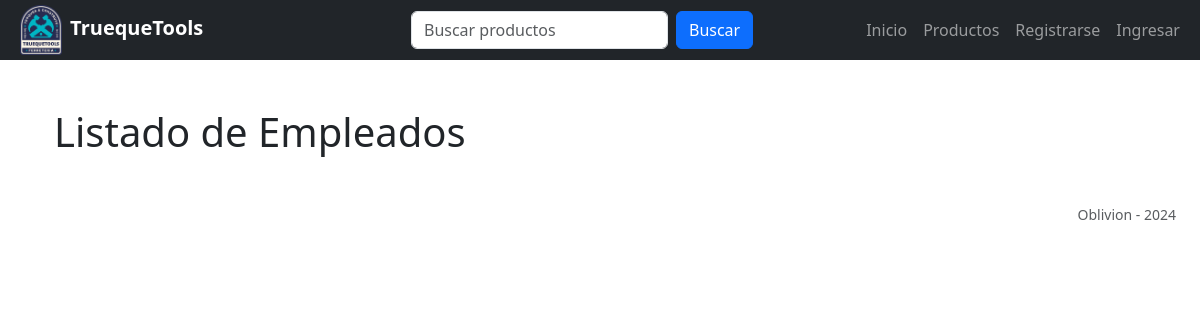
/empleados/, run on an earlier commit of the app's database.
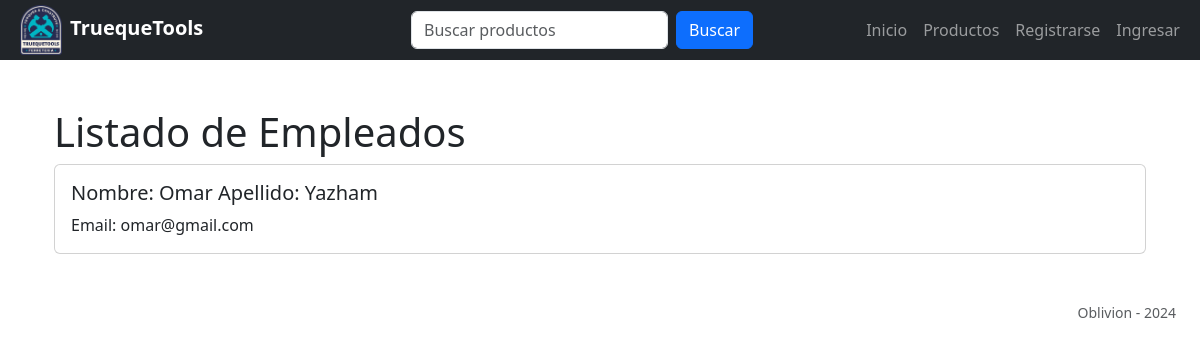
And on a later commit of the database.
### tt_app/models.py (models this page shows, shortened)
class Usuario(AbstractBaseUser):
    email = models.EmailField(verbose_name="email", max_length=60, unique=True)
    username = models.CharField(max_length=30, blank=True)
    first_name = models.CharField(max_length=50, blank=True)
    last_name = models.CharField(max_length=50, blank=True)
    date_joined = models.DateTimeField(verbose_name="date joined", auto_now_add=True)
    last_login = models.DateTimeField(verbose_name="last login", auto_now=True)
    is_admin = models.BooleanField(default=False)
    is_active = models.BooleanField(default=True)
    is_staff = models.BooleanField(default=False)
    is_superuser = models.BooleanField(default=False)
    dni = models.CharField(max_length=10, blank=True)
    phone = models.CharField(max_length=30, blank=True)
    birthdate = models.DateField(default="1990-01-01", blank=True)
    hide_email = models.BooleanField(default=True)
    sucursal = models.ForeignKey(
        Sucursal, on_delete=models.CASCADE, related_name="empleados", null=True
    )
    objects = MyCustomUserManager()
    USERNAME_FIELD = "email"

### tt_app/views/usuario_view.py (the view)
# urls.py: path("empleados/", usuario_view.listado_empleados, name="empleados"),
def listado_empleados(request):
    empleados = Usuario.objects.filter(is_staff=True, is_active=True, is_admin=False, is_superuser=False)
    return render(request, "usuario/empleados.html", {"empleados": empleados})

### tt_app/templates/usuario/empleados.html (shortened to what this page needs)
{% extends 'base.html' %}
{% block content %}
{% load static %}
<!DOCTYPE html>
<html lang="es">
<head>
    <link rel="stylesheet" href="{% static 'path/to/bootstrap.css' %}">
</head>
<body>
    <div class="container">
        <h1>Listado de Empleados</h1>
        {% for empleado in empleados %}
            <div class="card mb-3">
                <div class="card-body">
                    <h5 class="card-title">Nombre: {{ empleado.first_name }} Apellido: {{ empleado.last_name }}</h5>
                    <p class="card-text">Email: {{ empleado.email }}</p>
                </div>
            </div>
        {% endfor %}
    </div>
</body>
</html>
{% endblock %}

### tt_app/templates/base.html (shortened to what this page needs)
<!DOCTYPE html>
<html lang="es">
<head>
    {% load static %}
    <link rel="stylesheet" type="text/css" href="{% static 'bootstrap/styles.css' %}" >
</head>
<body>
    {% include 'partials/navbar.html' %}
    <main class="container my-5">
        {% block content %}
        {% endblock %}
    </main>
    <footer class="align-items-end">
        <small><a href=""class="text-decoration-none"><p class="text-end text-muted me-4 fw-light ">Oblivion - 2024</p></a></small>
    </footer>
</body>
</html>

### tt_app/templates/partials/navbar.html (shortened to what this page needs)
{% load static %}
<nav class="navbar navbar-expand-lg navbar-dark bg-dark py-0">
    <div class="container-fluid d-flex justify-content-between">
        <div class="navbar-brand me-auto col-lg-3 ">
            <a class="navbar-brand fw-bold" href="{% url 'home' %}">
            <img src="{% static 'images/logo_truequetools_transparente.png'%}" alt="" class="mx-2 "
            height="50"/>TruequeTools</a>
        </div>
        <div class="collapse navbar-collapse col-lg-9" id="navbarSupportedContent">
            <form class="d-flex my-2 ms-auto" action="{% url 'buscar_productos'%}" method="GET">
                <input class="form-control me-2" type="search" placeholder="Buscar productos" name="cadena" aria-label="Search">
                <button class="btn btn-primary" type="submit">Buscar</button>
            </form>
            {% with request.resolver_match.url_name as url_actual %}
            <ul class="navbar-nav mb-2 mb-lg-0 ms-auto">
                <li class="nav-item">
                    <a class="nav-link {%if url_actual == 'home' %}active{%endif%} " href="{% url 'home' %}">Inicio</a>
                </li>
                <li class="nav-item">
                    <a class="nav-link {%if url_actual == 'productos' %}active{%endif%}" href="{% url 'productos' %}">Productos</a>
                </li>
                {% if user.is_authenticated %}
                    {% if user.is_staff %}
                    {% if user.is_admin %}
                        <li class="nav-item">
                            <a class="nav-link {%if url_actual == 'registro_empleado' %}active{%endif%}" href="{% url 'registro_empleado' %}">Registrar Empleado</a>
                        </li>
                        <li class="nav-item">
                            <a class="nav-link {%if url_actual == 'empleados' %}active{%endif%}" href="{% url 'empleados' %}">Listado de Empleados</a>
                        </li>
                    {% else %}
                        <li class="nav-item">
                            <a class="nav-link {%if url_actual == 'gestion_trueque' %}active{%endif%}" href="{% url 'gestion_trueque' %}">gestion trueque</a>
                            <li class="nav-item">
                                <a class="nav-link {%if url_actual == 'trueques_programados' %}active{%endif%}" href="{% url 'trueques_programados' %}">trueques programados</a>
                            </li>
                        </li>
                    {% endif %}
                    {% else %}
                        <li class="nav-item">
                            <a class="nav-link {%if url_actual == 'crear_producto' %}active{%endif%}" href="{% url 'crear_producto' %}">Publicar producto</a>
                        </li>
                        <li class="nav-item dropdown">
                            <a class="nav-link dropdown-toggle" id="navbarDropdown" role="button" data-bs-toggle="dropdown" aria-expanded="false">
                                <span class="material-symbols-outlined">person</span>
                            </a>
                            <ul class="dropdown-menu dropdown-menu-end dropdown-menu-dark bg-dark" aria-labelledby="navbarDropdown">
                                <li><a class="dropdown-item  {%if url_actual == '' %}active{%endif%}" href="#">Mis productos</a></li>
                                <li><hr class="dropdown-divider"></li>
                                <li><a class="dropdown-item {%if url_actual == 'trueques_entrantes' %}active{%endif%}" href="{% url 'trueques_entrantes' %}">Solicitudes recibidas</a></li>
                                <li><a class="dropdown-item {%if url_actual == 'trueques_salientes' %}active{%endif%}" href="{% url 'trueques_salientes' %}">Solicitudes enviadas</a></li>
                                <li><a class="dropdown-item {%if url_actual == 'trueques_por_concretar' %}active{%endif%}" href="{% url 'trueques_por_concretar' %}">Trueques por concretar</a></li>
                                <li><a class="dropdown-item {%if url_actual == 'trueques_finalizados' %}active{%endif%}" href="{% url 'trueques_finalizados' %}">Trueques finalizados</a></li>
                            </ul>
                        </li>
                    {% endif %}
                    <li class="nav-item">
                        <a class="nav-link" href="{% url 'logout' %}">Salir</a>
                    </li>
                    {% else %}
                    <li class="nav-item">
                        <a class="nav-link {%if url_actual == 'registro' %}active{%endif%}" href="{% url 'registro' %}">Registrarse</a>
                    </li>
                    <li class="nav-item">
                        <a class="nav-link {%if url_actual == 'ingreso' %}active{%endif%}" href="{% url 'ingreso' %}">Ingresar</a>
                    </li>
                    {% endif %}
            </ul>
            {%endwith%}
        </div>
    </div>
</nav>

What changed in the data, as far as the page shows it:
added Usuario: first_name "Omar", last_name "Yazham", email "omar@gmail.com"
